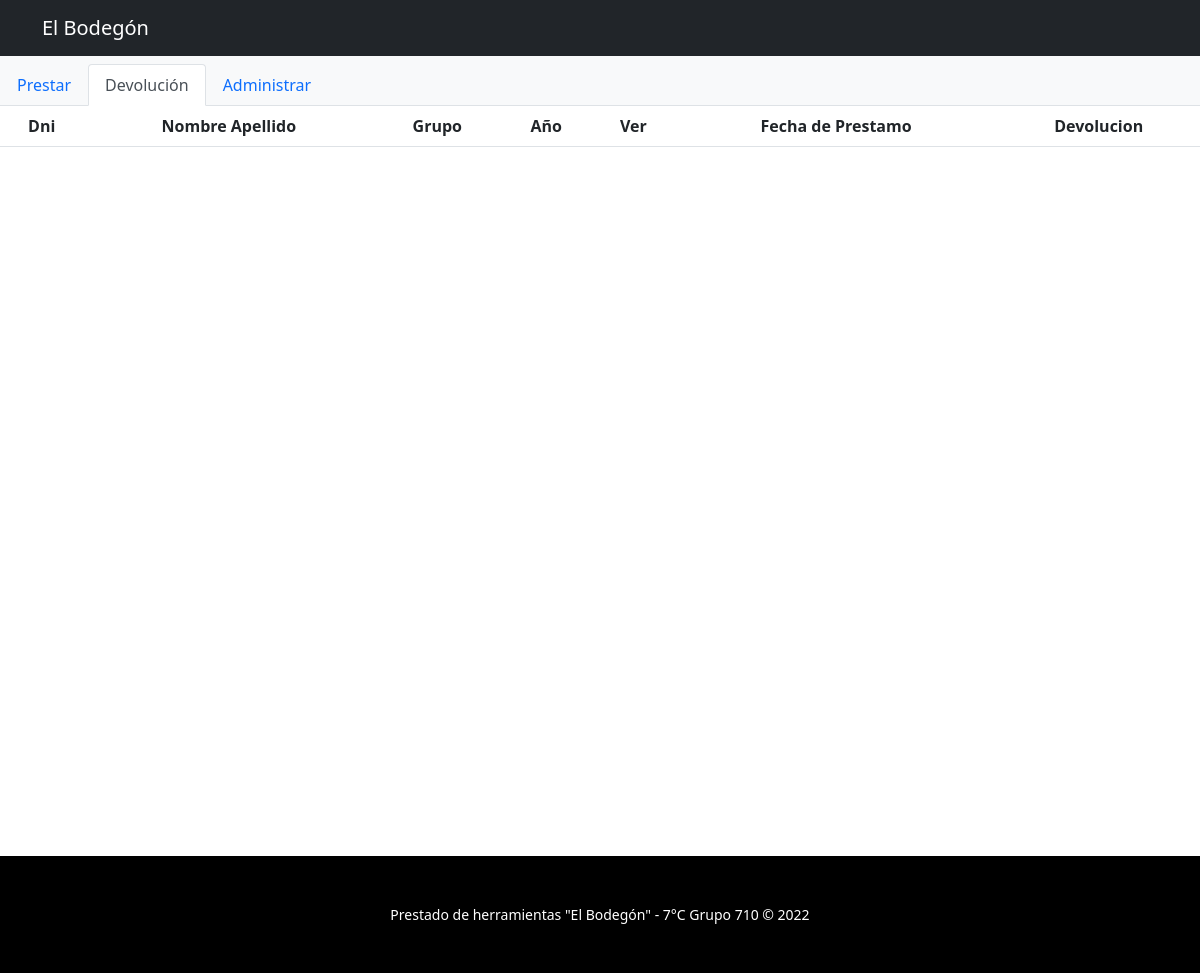
Page /user/prestamos.php on the earlier database version.
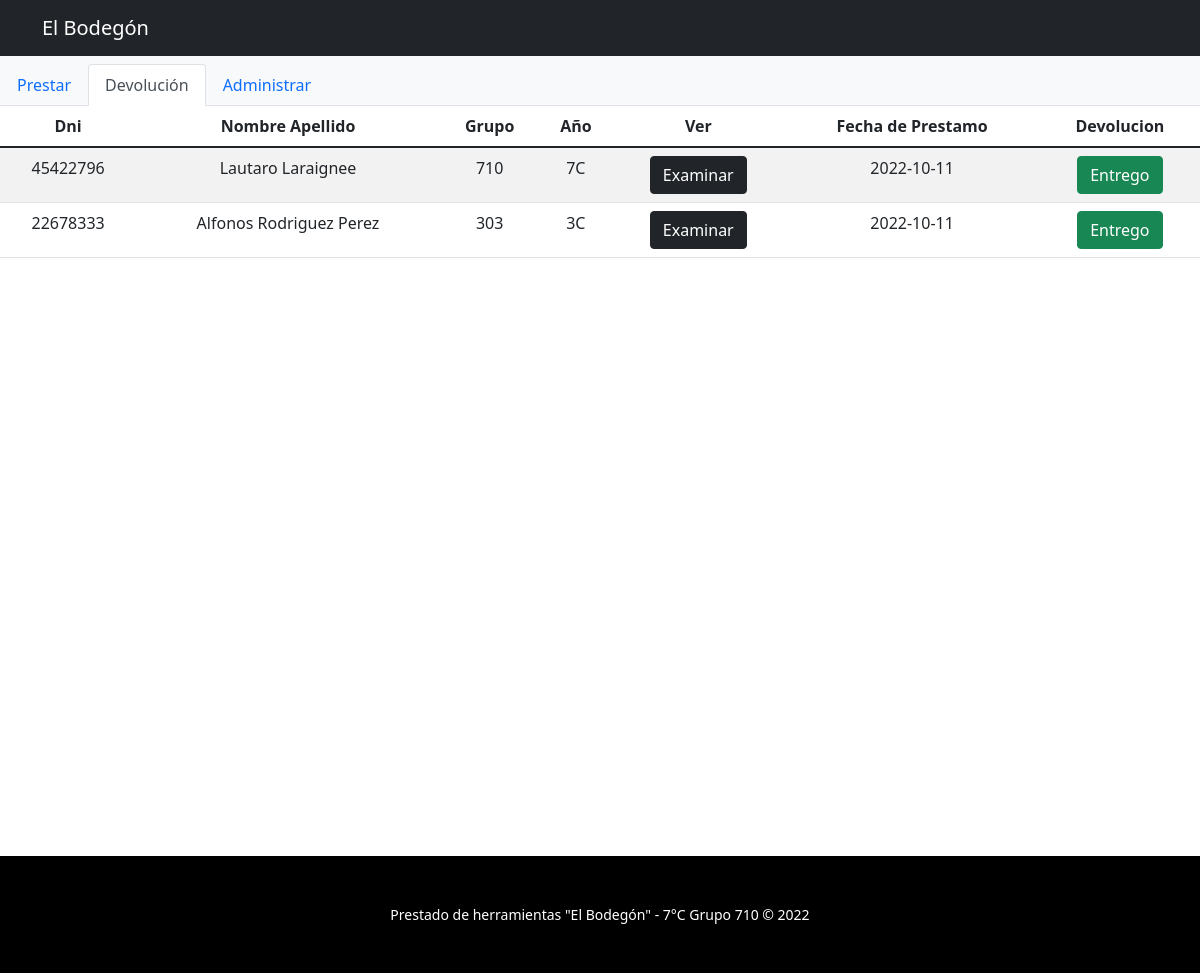
Same page on the later database version.
### tables this page shows
CREATE TABLE `retiros` (
  `id_r` int(11) NOT NULL,
  `dni` varchar(12) NOT NULL,
  `nom_ape` text NOT NULL,
  `grupo` varchar(4) NOT NULL,
  `curso` varchar(4) NOT NULL,
  `estado` int(2) NOT NULL,
  `fecha_ret` date NOT NULL,
  `fecha_dev` date NOT NULL
);

### user/prestamos.php (the view, shortened to what this page needs)
<!doctype html>
<html lang="en">
  <head>
    <link href="https://cdn.jsdelivr.net/npm/bootstrap@5.1.3/dist/css/bootstrap.min.css" rel="stylesheet">
  </head>
  <body>
    <?php
    include('modules/header.php');
    ?>
    <div class="text-center vh-100">
        <ul class="nav nav-tabs bg-light pt-2">
            <li class="nav-item">
                <a class="nav-link" href="prestarHerramientas.php">Prestar</a>
            </li>
            <li class="nav-item">
                <a class="nav-link active" href="#">Devolución</a>
            </li>
            <li class="nav-item">
                <a class="nav-link" href="administrar.php">Administrar</a>
            </li>
        </ul>
            <table class="table table-striped ">
                <thead>
                  <tr>
                    <th scope="col">Dni</th>
                    <th scope="col">Nombre Apellido</th>
                    <th scope="col">Grupo</th>
                    <th scope="col">Año</th>
                    <th scope="col">Ver</th>
                    <th scope="col">Fecha de Prestamo</th>
                    <th scope="col">Devolucion</th>
                  </tr>
                </thead>
                <tbody>
                  <?php
                  include("../connection.php");
                  $query = "SELECT * FROM `retiros` WHERE `estado` = 1";
                  $queryEX = mysqli_query($connection, $query);
                  foreach($queryEX as $fila){
                  $id = $fila['id_r'];
                  $dni = $fila['dni'];
                  $nomApe = $fila['nom_ape'];
                  $grupo = $fila['grupo'];
                  $año = $fila['curso'];
                  $fechaR = $fila['fecha_ret'];
                  echo '
                  <tr>
                    <td scope="col">'.$dni.'</td>
                    <td scope="col">'.$nomApe.'</td>
                    <td scope="col">'.$grupo.'</td>
                    <td scope="col">'.$año.'</td>
                    <td scope="col"> <button  type="button" class="btn btn-dark" data-bs-toggle="modal" data-id="'.$id.'" id="examinar">Examinar</button> </td>
                    <td scope="col">'.$fechaR.'</td>
                    <td scope="col"> <button type="button" class="btn btn-success" data-id="'.$id.'" id="entrego">Entrego</button> </td>
                  </tr>
                  ';
              }
                  ?>
                </tbody>
              </table>
      </div>
    <?php
        include('modules/footer.php');
    ?>
  </body>
</html>

### user/modules/header.php
<nav class="navbar navbar-expand-lg navbar-light bg-dark">
    <div class="container-lg">
        <a class="navbar-brand text-white" href="index.php">El Bodegón</a>
    </div>
</nav>

### user/modules/footer.php
<footer class="py-5 bg-black">
    <div class="container">
        <p class="m-0 text-center text-white small">Prestado de herramientas "El Bodegón" - 7°C Grupo 710 &copy; 2022</p>
    </div>
</footer>

Differences in the rows shown:
added retiros: dni "45422796", nom_ape "Lautaro Laraignee", grupo "710", curso "7C", fecha_ret "2022-10-11"
added retiros: dni "22678333", nom_ape "Alfonos Rodriguez Perez", grupo "303", curso "3C", fecha_ret "2022-10-11"
